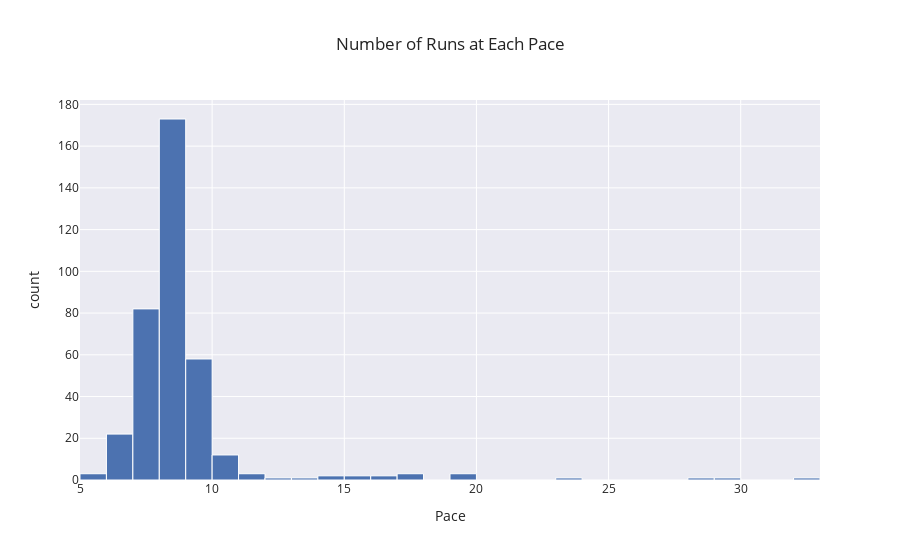

The notebook cell this image was saved under:
### Code cell
# graph: pace histogram

# ---- MATPLOTLIB ----
pace_hist, pace_hist_ax = plt.subplots()

pace_hist_ax.hist(df_runs['Pace'],
                  bins = 25,
                  color = 'lightblue',
                  edgecolor = 'black')
pace_hist_ax.set_xlabel('Pace (min/mile)')
pace_hist_ax.set_ylabel('Number of runs')
pace_hist_ax.set_title('Number of runs at each pace')

# ---- PLOTLY ----
pace_hist = px.histogram(df_dates, x="Pace", title="Number of Runs at Each Pace", template = 'seaborn')
pace_hist.update_traces(marker_line_width = 1, marker_line_color = 'white')
pace_hist.show()

### Figure 1 — Plotly figure (JSON) as saved in the notebook; plotly's stock layout.template omitted (floating-point values rounded to 4 significant figures; data arrays with more than 128 entries replaced by an {"elided": "..."} marker saying what was removed)
{"data": [{"alignmentgroup": "True", "bingroup": "x", "hovertemplate": "Pace=%{x}<br>count=%{y}<extra></extra>", "legendgroup": "", "marker": {"color": "rgb(76,114,176)", "line": {"color": "white", "width": 1}, "pattern": {"shape": ""}}, "name": "", "offsetgroup": "", "orientation": "v", "showlegend": false, "type": "histogram", "x": {"elided": "371 float values"}, "xaxis": "x", "yaxis": "y"}], "layout": {"barmode": "relative", "legend": {"tracegroupgap": 0}, "title": {"text": "Number of Runs at Each Pace"}, "xaxis": {"anchor": "y", "domain": [0, 1], "title": {"text": "Pace"}}, "yaxis": {"anchor": "x", "domain": [0, 1], "title": {"text": "count"}}}}
